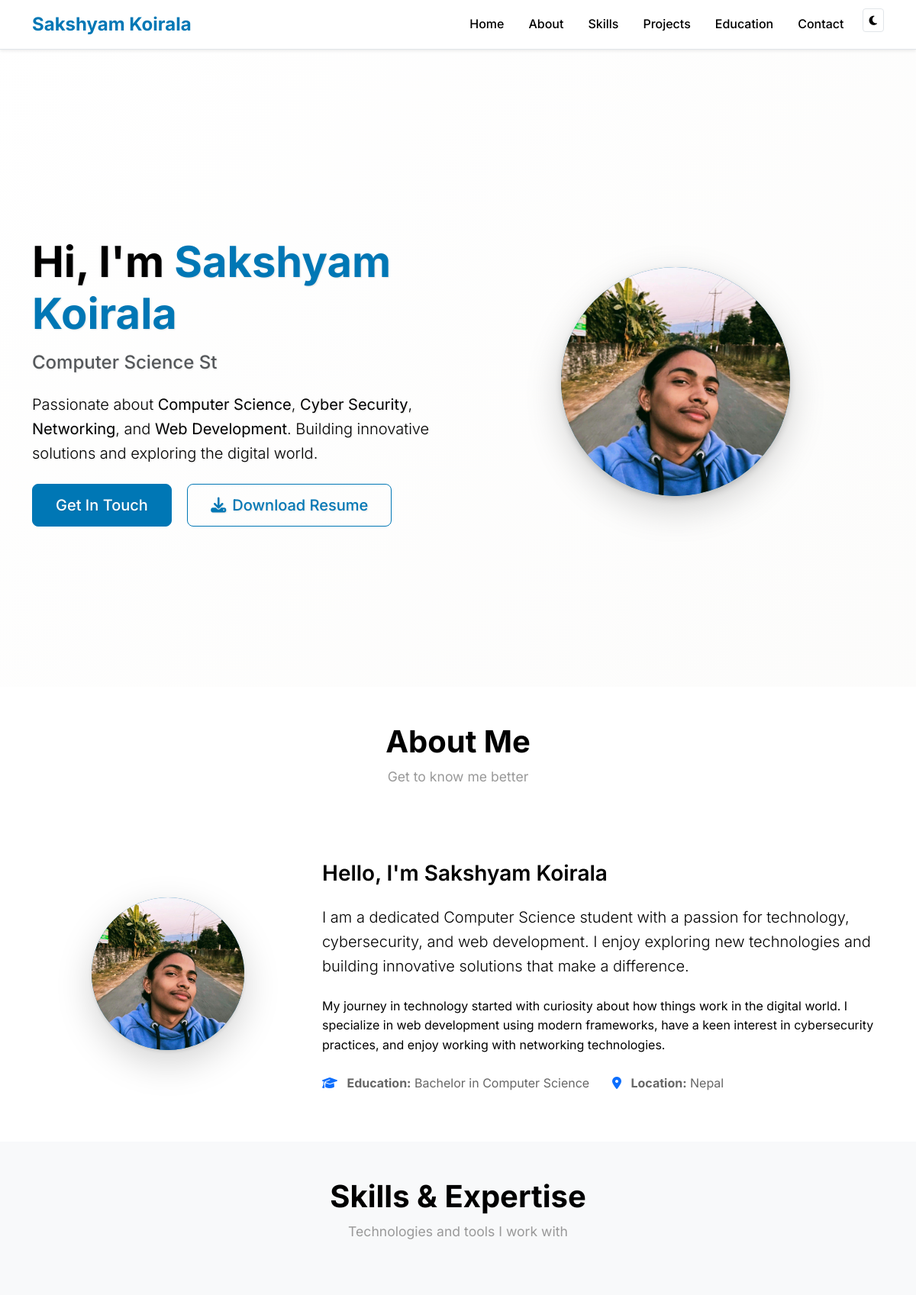
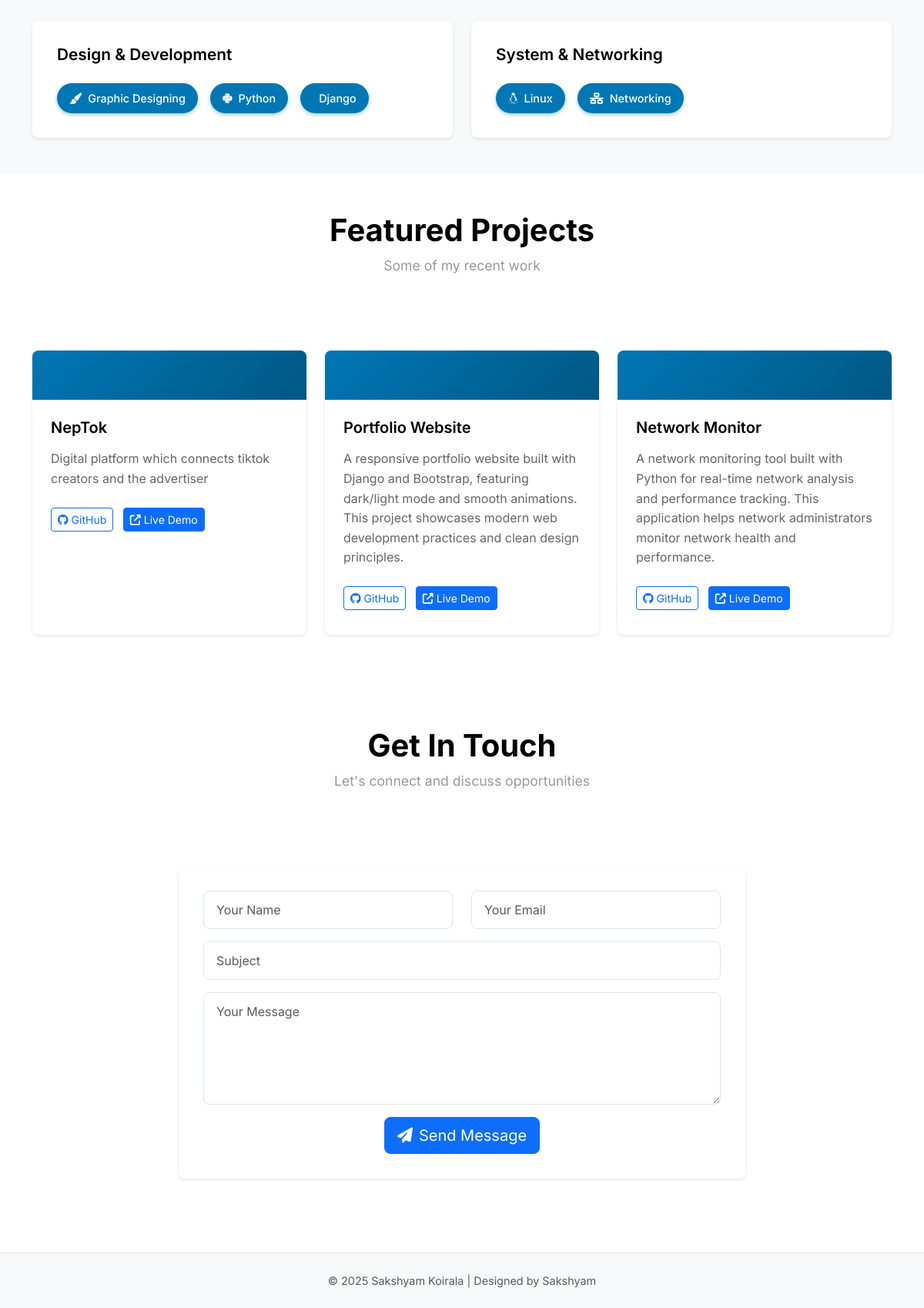
The page / on the database its author committed (2 pictures, top to bottom).
### main/models.py (models this page shows, shortened)
class Project(models.Model):
    title = models.CharField(max_length=200)
    description = models.TextField()
    short_description = models.CharField(max_length=300, blank=True)
    tech_stack = models.CharField(max_length=500, help_text="Comma-separated technologies")
    github_url = models.URLField(blank=True, validators=[URLValidator()])
    live_url = models.URLField(blank=True, validators=[URLValidator()])
    image = models.ImageField(upload_to='projects/', blank=True, null=True)
    featured = models.BooleanField(default=False)
    created_at = models.DateTimeField(auto_now_add=True)
    class Meta:
        ordering = ['-featured', '-created_at']

### main/views.py (the view)
# urls.py: path('', views.home, name='home'),
def home(request):
    personal_info = PersonalInfo.objects.first()
    skills = Skill.objects.all()
    projects = Project.objects.all()
    education = Education.objects.all()
    context = {
        'personal_info': personal_info,
        'skills': skills,
        'projects': projects,
        'education': education,
    }
    return render(request, 'main/index.html', context)

### templates/main/index.html (shortened to what this page needs)
{% extends 'base.html' %}
{% load static %}
{% block content %}
<section id="home" class="hero-section">
    <div class="container">
        <div class="row align-items-center min-vh-100">
            <div class="col-lg-6 hero-content">
                <h1 class="display-4 fw-bold mb-3">
                    Hi, I'm <span class="text-primary">Sakshyam Koirala</span>
                </h1>
                <h2 class="h4 text-muted mb-4 typing-animation"></h2>
                <p class="lead mb-4">
                    Passionate about <strong>Computer Science</strong>,
                    <strong>Cyber Security</strong>, <strong>Networking</strong>,
                    and <strong>Web Development</strong>. Building innovative solutions
                    and exploring the digital world.
                </p>
                <div class="hero-buttons">
                    <a href="#contact" class="btn btn-primary btn-lg me-3">Get In Touch</a>
                                <a href="{% static 'files/resume.pdf' %}"
                class="btn btn-outline-primary btn-lg"
                download="Sakshyam_Koirala_Resume.pdf">
                <i class="fas fa-download me-2"></i>Download Resume
                </a>
                </div>
            </div>
            <div class="col-lg-6 text-center">
                <div class="profile-placeholder">
    <img src="static/images/profile.jpg" alt="Sakshyam Koirala" class="img-fluid rounded-circle shadow-lg" style="max-width: 300px;">
                </div>
            </div>
        </div>
    </div>
</section>
<section id="about" class="py-5 about-section">
    <div class="container">
        <div class="row">
            <div class="col-lg-12 text-center mb-5">
                <h2 class="section-title">About Me</h2>
                <p class="section-subtitle">Get to know me better</p>
            </div>
        </div>
        <div class="row align-items-center">
            <div class="col-lg-4 text-center mb-4">
                <div class="profile-placeholder-large">
                    <img src="static/images/profile.jpg" alt="Sakshyam Koirala" class="img-fluid rounded-circle shadow-lg" style="max-width: 200px;">
                </div>
            </div>
            <div class="col-lg-8">
                <div class="about-content">
                    <h3 class="mb-4">Hello, I'm Sakshyam Koirala</h3>
                    <p class="lead mb-4">
                        I am a dedicated Computer Science student with a passion for technology,
                        cybersecurity, and web development. I enjoy exploring new technologies
                        and building innovative solutions that make a difference.
                    </p>
                    <p class="mb-4">
                        My journey in technology started with curiosity about how things work
                        in the digital world. I specialize in web development using modern
                        frameworks, have a keen interest in cybersecurity practices, and
                        enjoy working with networking technologies.
                    </p>
                    <div class="row">
                        <div class="col-md-6">
                            <div class="about-item">
                                <i class="fas fa-graduation-cap text-primary me-2"></i>
                                <strong>Education:</strong> Bachelor in Computer Science
                            </div>
                        </div>
                        <div class="col-md-6">
                            <div class="about-item">
                                <i class="fas fa-map-marker-alt text-primary me-2"></i>
                                <strong>Location:</strong> Nepal
                            </div>
                        </div>
                    </div>
                </div>
            </div>
        </div>
    </div>
</section>
<section id="skills" class="py-5 skills-section">
    <div class="container">
        <div class="row text-center mb-5">
            <div class="col-lg-12">
                <h2 class="section-title">Skills & Expertise</h2>
                <p class="section-subtitle">Technologies and tools I work with</p>
            </div>
        </div>
        <div class="row">
            <div class="col-lg-6">
                <div class="skill-category">
                    <h4 class="skill-category-title">Design & Development</h4>
                    <div class="skill-badges">
                        <span class="skill-badge"><i class="fas fa-paint-brush me-2"></i>Graphic Designing</span>
                        <span class="skill-badge"><i class="fab fa-python me-2"></i>Python</span>
                        <span class="skill-badge">Django</span>
                    </div>
                </div>
            </div>
            <div class="col-lg-6">
                <div class="skill-category">
                    <h4 class="skill-category-title">System & Networking</h4>
                    <div class="skill-badges">
                        <span class="skill-badge"><i class="fab fa-linux me-2"></i>Linux</span>
                        <span class="skill-badge"><i class="fas fa-network-wired me-2"></i>Networking</span>
                    </div>
                </div>
            </div>
        </div>
    </div>
</section>
<section id="projects" class="py-5">
    <div class="container">
        <div class="row text-center mb-5">
            <div class="col-lg-12">
                <h2 class="section-title">Featured Projects</h2>
                <p class="section-subtitle">Some of my recent work</p>
            </div>
        </div>
        <div class="row">
            {% for project in projects %}
            <div class="col-lg-4 col-md-6 mb-4">
                <div class="project-card">
                    <div class="project-image">
                    </div>
                    <div class="project-content">
                        <h5 class="project-title">{{ project.title }}</h5>
                        <p class="project-description">{{ project.description }}</p>
                        <div class="project-links">
                            <a href="{{ project.github }}" class="btn btn-outline-primary btn-sm">
                                <i class="fab fa-github me-1"></i>GitHub
                            </a>
                            <a href="{{ project.demo }}" class="btn btn-primary btn-sm">
                                <i class="fas fa-external-link-alt me-1"></i>Live Demo
                            </a>
                        </div>
                    </div>
                </div>
            </div>
            {% endfor %}
        </div>
    </div>
</section>
<section id="contact" class="py-5">
    <div class="container">
        <div class="row text-center mb-5">
            <div class="col-lg-12">
                <h2 class="section-title">Get In Touch</h2>
                <p class="section-subtitle">Let's connect and discuss opportunities</p>
            </div>
        </div>
        <div class="row">
            <div class="col-lg-8 mx-auto">
                <div class="contact-form-container">
                    <form method="post" action="{% url 'contact' %}" class="contact-form">
                        <div class="row">
                            <div class="col-md-6 mb-3">
                                <input type="text" name="name" class="form-control" placeholder="Your Name" required>
                            </div>
                            <div class="col-md-6 mb-3">
                                <input type="email" name="email" class="form-control" placeholder="Your Email" required>
                            </div>
                        </div>
                        <div class="mb-3">
                            <input type="text" name="subject" class="form-control" placeholder="Subject" required>
                        </div>
                        <div class="mb-3">
                            <textarea name="message" class="form-control" rows="5" placeholder="Your Message" required></textarea>
                        </div>
                        <div class="text-center">
                            <button type="submit" class="btn btn-primary btn-lg">
                                <i class="fas fa-paper-plane me-2"></i>Send Message
                            </button>
                        </div>
                    </form>
                </div>
            </div>
        </div>
    </div>
</section>
{% endblock %}

### templates/base.html (shortened to what this page needs)
<!DOCTYPE html>
<html lang="en" data-bs-theme="light">
<head>
    <link href="https://cdn.jsdelivr.net/npm/bootstrap@5.3.2/dist/css/bootstrap.min.css" rel="stylesheet">
    <link href="https://cdnjs.cloudflare.com/ajax/libs/font-awesome/6.4.0/css/all.min.css" rel="stylesheet">
    {% load static %}
    <link href="{% static 'css/style.css' %}" rel="stylesheet">
</head>
<body>
    <nav class="navbar navbar-expand-lg navbar-light bg-white shadow-sm fixed-top" id="navbar">
        <div class="container">
            <a class="navbar-brand fw-bold" href="#home">Sakshyam Koirala</a>
            <div class="collapse navbar-collapse" id="navbarNav">
                <ul class="navbar-nav ms-auto">
                    <li class="nav-item">
                        <a class="nav-link" href="#home">Home</a>
                    </li>
                    <li class="nav-item">
                        <a class="nav-link" href="#about">About</a>
                    </li>
                    <li class="nav-item">
                        <a class="nav-link" href="#skills">Skills</a>
                    </li>
                    <li class="nav-item">
                        <a class="nav-link" href="#projects">Projects</a>
                    </li>
                    <li class="nav-item">
                        <a class="nav-link" href="#education">Education</a>
                    </li>
                    <li class="nav-item">
                        <a class="nav-link" href="#contact">Contact</a>
                    </li>
                    <li class="nav-item ms-2">
                        <button class="btn btn-outline-secondary btn-sm" id="theme-toggle">
                            <i class="fas fa-moon" id="theme-icon"></i>
                        </button>
                    </li>
                </ul>
            </div>
        </div>
    </nav>
    <main>
        {% block content %}{% endblock %}
    </main>
    <footer class="bg-light py-4 mt-5">
        <div class="container text-center">
            <p class="mb-0 text-muted">© 2025 Sakshyam Koirala | Designed by Sakshyam</p>
        </div>
    </footer>
</body>
</html>

### rows shown on the page
Project: title "NepTok", description "Digital platform which connects tiktok creators and the advertiser"
Project: title "Portfolio Website", description "A responsive portfolio website built with Django and Bootstrap, featuring dark/light mode and smooth animations. This project showcases modern web development practices and clean design principles."
Project: title "Network Monitor", description "A network monitoring tool built with Python for real-time network analysis and performance tracking. This application helps network administrators monitor network health and performance."
